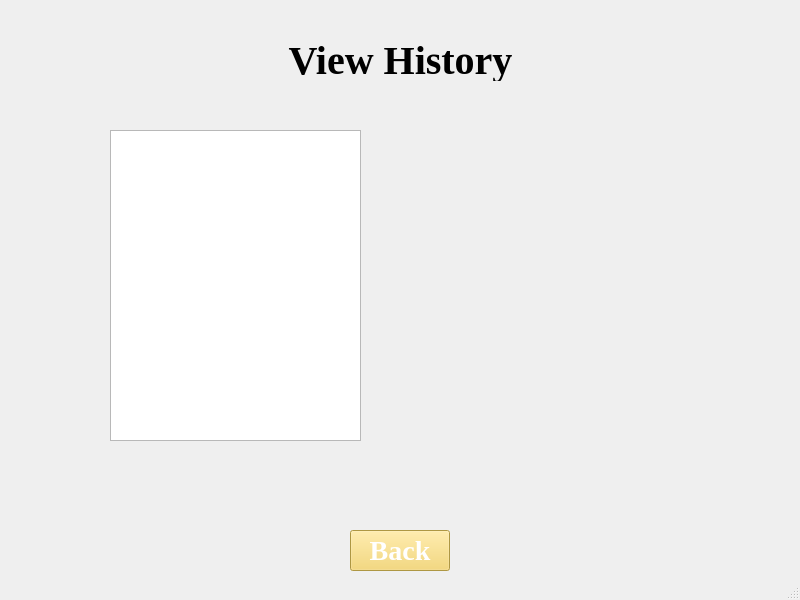
<?xml version="1.0" encoding="UTF-8"?>
<ui version="4.0">
 <class>viewHIstory</class>
 <widget class="QMainWindow" name="viewHIstory">
  <property name="geometry">
   <rect>
    <x>0</x>
    <y>0</y>
    <width>800</width>
    <height>600</height>
   </rect>
  </property>
  <property name="windowTitle">
   <string>View History</string>
  </property>
  <widget class="QWidget" name="centralwidget">
   <widget class="QLabel" name="label_3">
    <property name="geometry">
     <rect>
      <x>400</x>
      <y>130</y>
      <width>311</width>
      <height>341</height>
     </rect>
    </property>
    <property name="font">
     <font>
      <family>Times New Roman</family>
     </font>
    </property>
    <property name="text">
     <string/>
    </property>
    <property name="pixmap">
     <pixmap resource="resources.qrc">:/resources/dictionary-removebg-preview.png</pixmap>
    </property>
   </widget>
   <widget class="QLabel" name="label">
    <property name="geometry">
     <rect>
      <x>0</x>
      <y>40</y>
      <width>801</width>
      <height>41</height>
     </rect>
    </property>
    <property name="font">
     <font>
      <family>Times New Roman</family>
      <pointsize>30</pointsize>
      <bold>true</bold>
     </font>
    </property>
    <property name="text">
     <string>View History</string>
    </property>
    <property name="alignment">
     <set>Qt::AlignCenter</set>
    </property>
    <property name="wordWrap">
     <bool>false</bool>
    </property>
   </widget>
   <widget class="QPushButton" name="backButton">
    <property name="geometry">
     <rect>
      <x>350</x>
      <y>530</y>
      <width>100</width>
      <height>41</height>
     </rect>
    </property>
    <property name="font">
     <font>
      <family>Times New Roman</family>
      <pointsize>21</pointsize>
      <bold>true</bold>
     </font>
    </property>
    <property name="styleSheet">
     <string notr="true">background-color: #f4d35e; color: white;</string>
    </property>
    <property name="text">
     <string>Back</string>
    </property>
   </widget>
   <widget class="QListWidget" name="history">
    <property name="geometry">
     <rect>
      <x>110</x>
      <y>130</y>
      <width>251</width>
      <height>311</height>
     </rect>
    </property>
    <property name="font">
     <font>
      <family>Times New Roman</family>
      <pointsize>14</pointsize>
     </font>
    </property>
   </widget>
  </widget>
  <widget class="QMenuBar" name="menubar">
   <property name="geometry">
    <rect>
     <x>0</x>
     <y>0</y>
     <width>800</width>
     <height>22</height>
    </rect>
   </property>
  </widget>
  <widget class="QStatusBar" name="statusbar"/>
 </widget>
 <resources>
  <include location="resources.qrc"/>
 </resources>
 <connections/>
</ui>
